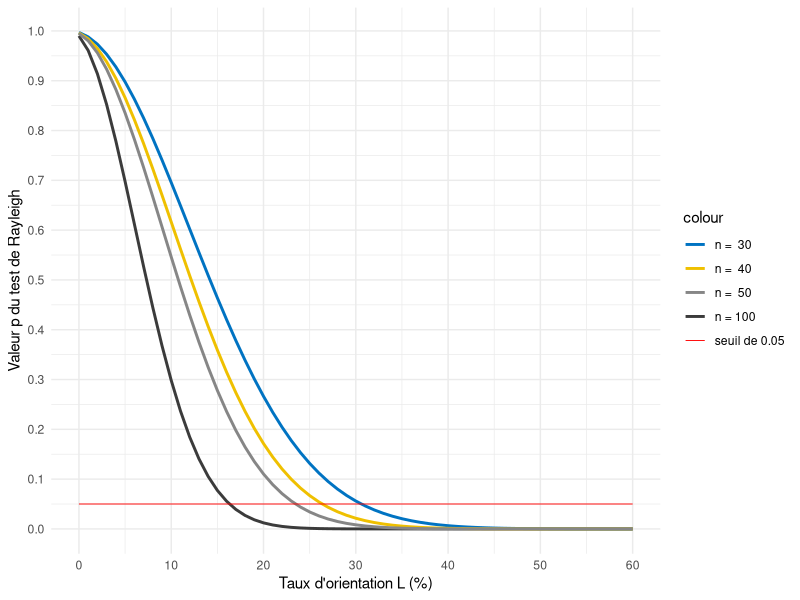

Write the R code that produced this figure.
## ---- chunk 1

suppressPackageStartupMessages({
  library(ggplot2)
})

knitr::opts_chunk$set(echo = FALSE, warning = FALSE, message = FALSE)

## ---- chunk 2

require(ggplot2)
L = c(0:60)

rayleigh <- function(L,n){
  p = exp(-(n*L^2)*10^-4)
  p_value <- p
  p_value
}

p_value_sim_30 <- rep(x = NA, times = length (L))
for (i in 1:61) {
  p_value_sim_30[i]<- rayleigh(i,30)
}

p_value_sim_40 <- rep(x = NA, times = length (L))
for (i in 1:61) {
  p_value_sim_40[i]<- rayleigh(i,40)
}

p_value_sim_50 <- rep(x = NA, times = length (L))
for (i in 1:61) {
  p_value_sim_50[i]<- rayleigh(i,50)
}

p_value_sim_100 <- rep(x = NA, times = length (L))
for (i in 1:61) {
  p_value_sim_100[i]<- rayleigh(i,100)
}

seuil_0.05 = c(rep(0.05, length(L)))

rayleigh_table <- data.frame(L, p_value_sim_30, p_value_sim_40, p_value_sim_50, p_value_sim_100,seuil_0.05)
  
ggplot(rayleigh_table, aes(x=L)) + 
    geom_line(aes(y = p_value_sim_100, colour = "n = 100"), size = 1) +
    geom_line(aes(y = p_value_sim_30, colour = "n =  30"), size= 1) +
    geom_line(aes(y = p_value_sim_40, colour = "n =  40"), size= 1) + 
    geom_line(aes(y = p_value_sim_50, colour = "n =  50"), size= 1) +
    geom_line(aes(y = seuil_0.05, colour = "seuil de 0.05"), size= 0.3) +
    xlab("Taux d'orientation L (%)") +
    ylab("Valeur p du test de Rayleigh") + 
    scale_color_manual(values=c("#0073C2", "#EFC000", "#868686", "#3B3B3B", "red")) +         scale_x_continuous(breaks = c(0, 10, 20, 30, 40, 50, 60)) +
    scale_y_continuous(breaks = c(0, 0.10, 0.20, 0.30, 0.40, 0.50, 0.60, 0.70, 0.80, 0.90, 1)) +
  theme_minimal()


